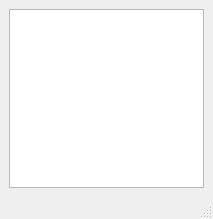
<?xml version="1.0" encoding="UTF-8"?>
<ui version="4.0">
 <class>MainWindow</class>
 <widget class="QMainWindow" name="MainWindow">
  <property name="geometry">
   <rect>
    <x>0</x>
    <y>0</y>
    <width>213</width>
    <height>219</height>
   </rect>
  </property>
  <property name="windowTitle">
   <string>MainWindow</string>
  </property>
  <widget class="QWidget" name="centralwidget">
   <layout class="QGridLayout" name="gridLayout_2">
    <item row="0" column="0">
     <layout class="QGridLayout" name="gridLayout">
      <item row="0" column="0">
       <widget class="QGraphicsView" name="graphicsView"/>
      </item>
     </layout>
    </item>
   </layout>
  </widget>
  <widget class="QMenuBar" name="menubar">
   <property name="geometry">
    <rect>
     <x>0</x>
     <y>0</y>
     <width>213</width>
     <height>29</height>
    </rect>
   </property>
  </widget>
  <widget class="QStatusBar" name="statusbar"/>
 </widget>
 <resources/>
 <connections/>
</ui>
